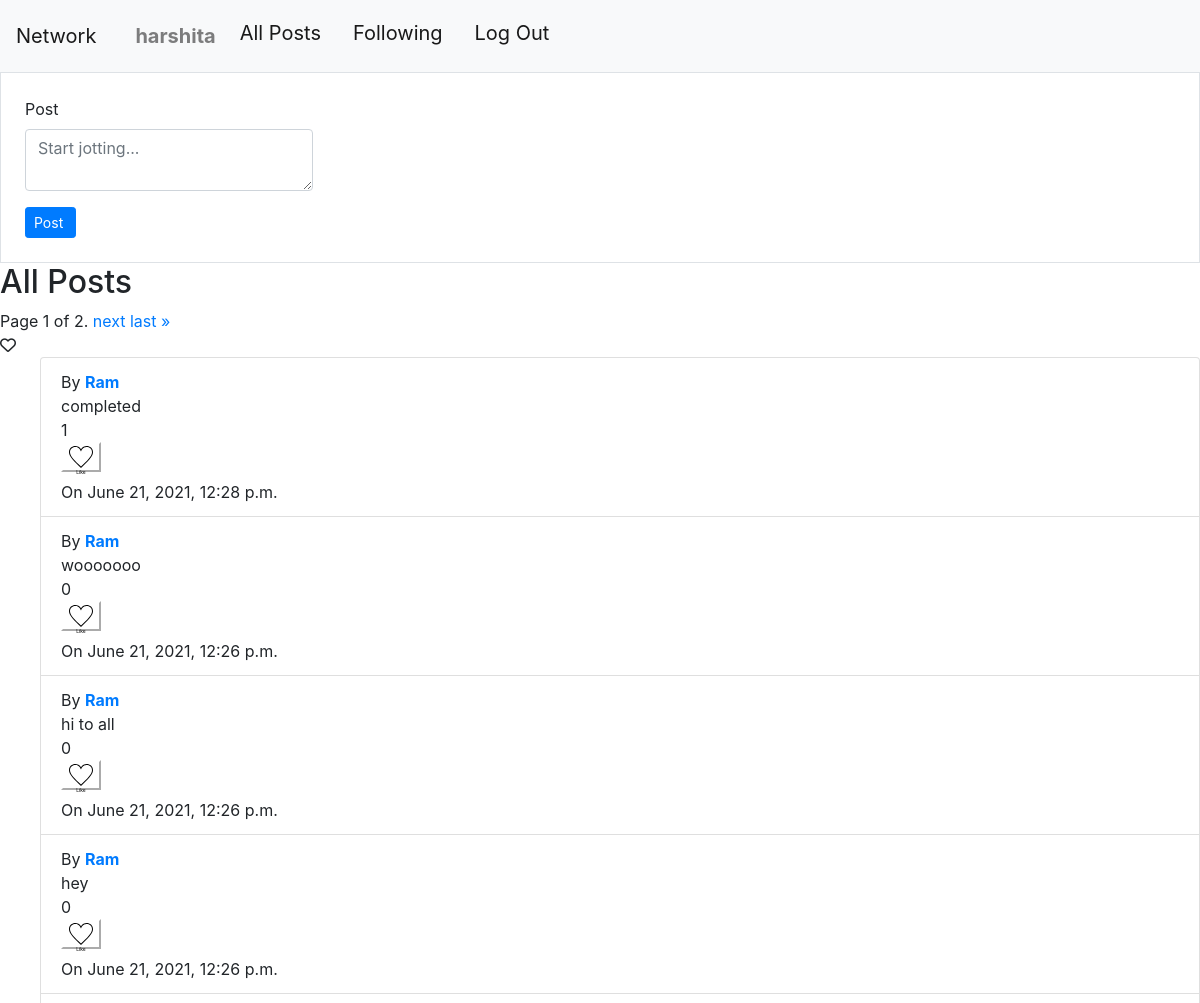
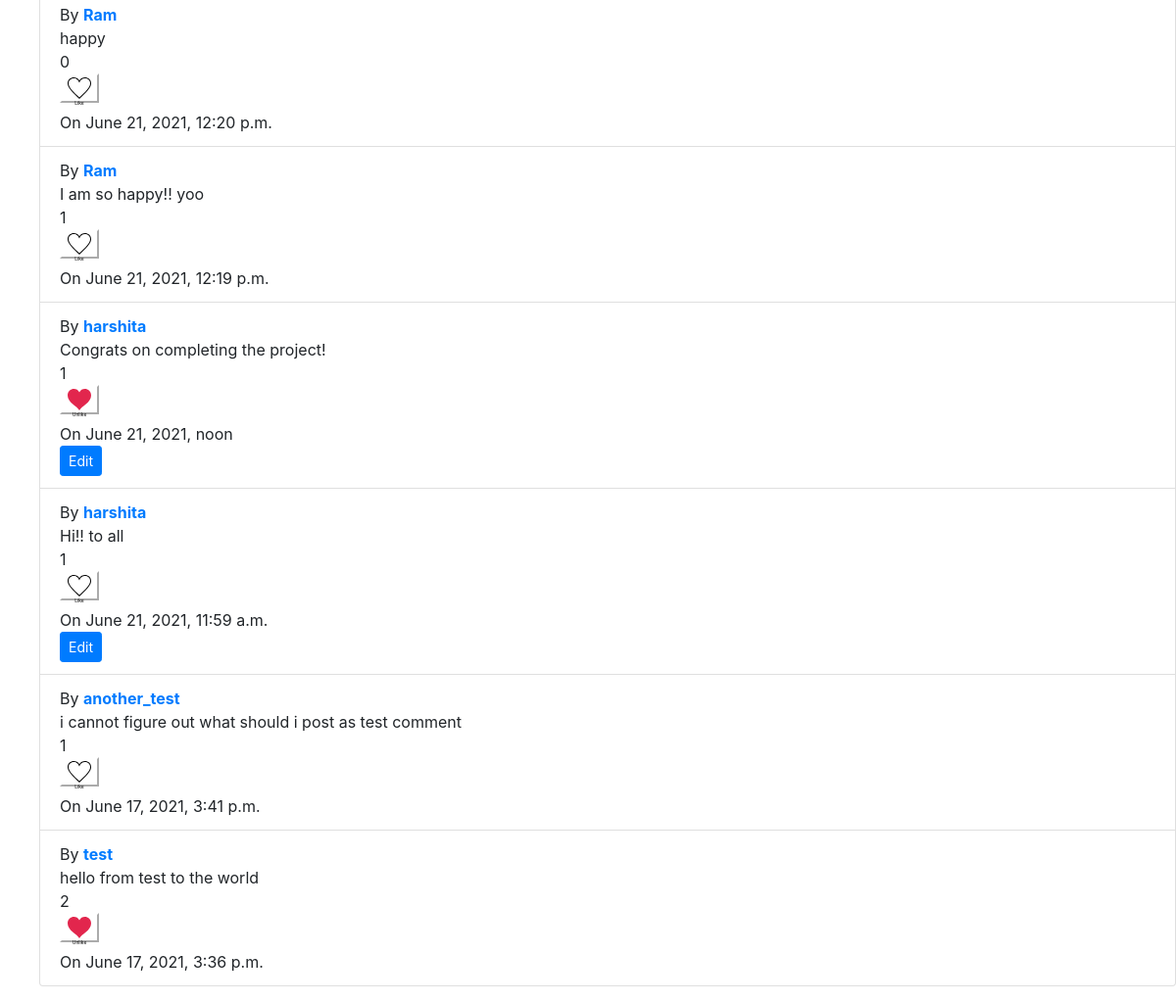
The page / (signed in) on the database its author committed (2 pictures, top to bottom).
### network/models.py (models this page shows, shortened)
class User(AbstractUser):
    pass

class Post(models.Model):
    user = models.ForeignKey(User,on_delete = models.CASCADE, related_name = "posts")
    data = models.TextField(null = True)
    time = models.DateTimeField()
    likers = models.ManyToManyField(User, related_name = "liked_posts")

### network/views.py (the view)
# urls.py: path("", views.index, name="index"),
def index(request):
    entries = Post.objects.order_by('pk')
    entries = entries.reverse()
    if request.user.is_authenticated:
        userobj = User.objects.get(pk=request.user.id)
    else:
        userobj = User.objects.get(pk=1)
    paginator = Paginator(entries, 10)
    if request.GET.get("page") != None:
        try:
            entries = paginator.page(request.GET.get("page")).object_list
            page_obj = paginator.get_page(request.GET.get("page"))
        except:
            entries = paginator.page(1).object_list
            page_obj = paginator.get_page(1)
    else:
        entries = paginator.page(1).object_list
        page_obj = paginator.get_page(1)
    ids = entries.values_list('pk',flat = True)
    ids = list(ids)
    ids.sort()
    ids.reverse()
    return render(request, "network/index.html",{
        "entries":list(entries),
        "userobj":userobj,
        "ids":ids,
        "add_info":"all_posts",
        "page_obj":page_obj
    })

### network/templates/network/index.html (shortened to what this page needs)
{% extends "network/layout.html" %}
{% load static %}
{% block body %}
{% if add_info == "all_posts" %}
<div class="border  p-4">
   <form action = "{% url 'create' %}" method="post">
    <div class="form-group w-25">
      <label for="posting">Post</label>
      <textarea type="text"  name ="data" class="form-control"  placeholder="Start jotting..."></textarea>
    </div>
    <input type="submit" value="Post "class="btn btn-primary btn-sm"></button>
</form>
</div>
<h2>All Posts</h2>
<div class="pagination">
  <span class="step-links">
      <span class="current">
          Page {{ page_obj.number }} of {{ page_obj.paginator.num_pages }}.
      </span>
      {% if page_obj.has_next %}
          <a href="?page={{page_obj.next_page_number}}">next</a>
          <a href="?page={{page_obj.paginator.num_pages}}">last &raquo;</a>
      {% endif %}
  </span>
</div>
{% endif %}
<i class="far fa-heart"></i>
    <ul>
    {% for entry in entries %}
        <li class="list-group-item">
            By <a href="{% url 'profile' entry.user.id %}"><strong>{{entry.user}}</strong></a><br>
              <div class="view_one">
                <div class = "para" >{{entry.data}}</div>
                <div id ="{{entry.id}}">
                  {{entry.likers.count}}
                </div>
                {% if userobj in entry.likers.all %}
                <form class= "likeunlike">
                    <div style="display: block;"  class="two" id={{entry.id}}>
                      <button class="unlikebuttonsmall"  type="submit" class="btn btn-outline-danger" btn btn-primary btn-sm>
                        <svg xmlns="http://www.w3.org/2000/svg" width="24" height="24" viewBox="0 0 24 24"><path d="M12 4.419c-2.826-5.695-11.999-4.064-11.999 3.27 0 7.27 9.903 10.938 11.999 15.311 2.096-4.373 12-8.041 12-15.311 0-7.327-9.17-8.972-12-3.27z"/></svg>
                        Unlike
                      </button>
                    </div>
                </form>
              {% else %}
                <form class="likeunlike">
                    <div style="display: block;" class="one" id={{entry.id}}>
                        <button class="likebuttonsmall"  type="submit" class="btn btn-outline-danger" btn btn-primary btn-sm>
                          Like
                        </button>
                    </div>
                </form>
                {% endif %}
                On {{entry.time}}
                <br>
                {% if entry.user.id == request.user.id %}
                  <form class="EDIT">
                    <input type="submit" value="Edit" class="btn btn-primary btn-sm"></button>
                  </form>
                {% endif %}
            </div>
        </li>
    {% endfor %}
  </ul>
{% endblock %}

### network/templates/network/layout.html (shortened to what this page needs)
{% load static %}
<!DOCTYPE html>
<html lang="en">
    <head>
        <link rel="stylesheet" href="https://stackpath.bootstrapcdn.com/bootstrap/4.4.1/css/bootstrap.min.css">
        <link href="{% static 'network/styles.css' %}" rel="stylesheet">
        <link rel="stylesheet" href="path/to/font-awesome/css/font-awesome.min.css">
    </head>
    <body>
        <nav class="navbar navbar-expand-lg navbar-light bg-light">
            <a class="navbar-brand" href="#">Network</a>
            <div class="container-fluid">
              <ul class="navbar-nav me-auto mb-2 mb-lg-0">
                {% if user.is_authenticated %}
                    <li class="navbar-brand">
                        <a class="nav-link" href="{% url 'profile' user.id %}"><strong>{{ user.username }}</strong></a>
                    </li>
                {% endif %}
                <li class="navbar-brand">
                  <a class="navbar-brand" href="{% url 'index' %}">All Posts</a>
                </li>
                {% if user.is_authenticated %}
                    <li class="navbar-brand">
                        <a class="navbar-brand" href="{% url 'following_post' %}">Following</a>
                    </li>
                    <li class="navbar-brand">
                        <a class="navbar-brand" href="{% url 'logout' %}">Log Out</a>
                    </li>
                {% endif %}
              </ul>
            </div>
          </nav>
        <div class="body">
            {% block body %}
            {% endblock %}
        </div>
    </body>
</html>

### network/static/network/styles.css (style rules this page uses)
.likebuttonsmall { font-size: 5px; width: min-content; height: 30px; border-color: white; background-color:white; border-color: white; text-decoration-color: #aab8c2; }
.unlikebuttonsmall { font-size: 5px; width: min-content; height: 30px; fill: #e2264d; text-decoration-color: #aab8c2; flood-color: red; background-color:white; border-color: white; }

### rows shown on the page
User: username "harshita"
Post: user "Ram", data "completed", likers.count "1", time "June 21, 2021, 12:28 p.m."
Post: user "Ram", data "wooooooo", likers.count "0", time "June 21, 2021, 12:26 p.m."
Post: user "Ram", data "hi to all", likers.count "0", time "June 21, 2021, 12:26 p.m."
Post: user "Ram", data "hey", likers.count "0", time "June 21, 2021, 12:26 p.m."
Post: user "Ram", data "happy", likers.count "0", time "June 21, 2021, 12:20 p.m."
Post: user "Ram", data "I am so happy!! yoo", likers.count "1", time "June 21, 2021, 12:19 p.m."
Post: user "harshita", data "Congrats on completing the project!", likers.count "1", time "June 21, 2021, noon"
Post: user "harshita", data "Hi!! to all", likers.count "1", time "June 21, 2021, 11:59 a.m."
Post: user "another_test", data "i cannot figure out what should i post as test comment", likers.count "1", time "June 17, 2021, 3:41 p.m."
Post: user "test", data "hello from test to the world", likers.count "2", time "June 17, 2021, 3:36 p.m."

### other values the page prints
{{ page_obj.number }} "1"
{{ page_obj.paginator.num_pages }} "2"
